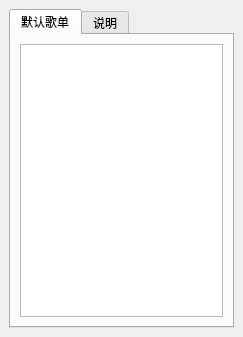
<?xml version="1.0" encoding="UTF-8"?>
<ui version="4.0">
 <class>ListWidget</class>
 <widget class="QMainWindow" name="ListWidget">
  <property name="geometry">
   <rect>
    <x>0</x>
    <y>0</y>
    <width>243</width>
    <height>337</height>
   </rect>
  </property>
  <property name="windowTitle">
   <string>播放列表</string>
  </property>
  <widget class="QWidget" name="centralwidget">
   <layout class="QVBoxLayout" name="verticalLayout">
    <item>
     <widget class="QTabWidget" name="tabWidget">
      <property name="currentIndex">
       <number>0</number>
      </property>
      <widget class="QWidget" name="tab">
       <attribute name="title">
        <string>默认歌单</string>
       </attribute>
       <layout class="QHBoxLayout" name="horizontalLayout">
        <item>
         <widget class="QListWidget" name="listWidget"/>
        </item>
       </layout>
      </widget>
      <widget class="QWidget" name="tab_2">
       <property name="enabled">
        <bool>true</bool>
       </property>
       <attribute name="title">
        <string>说明</string>
       </attribute>
       <widget class="QPlainTextEdit" name="plainTextEdit">
        <property name="geometry">
         <rect>
          <x>0</x>
          <y>0</y>
          <width>191</width>
          <height>281</height>
         </rect>
        </property>
        <property name="sizePolicy">
         <sizepolicy hsizetype="Preferred" vsizetype="Preferred">
          <horstretch>0</horstretch>
          <verstretch>0</verstretch>
         </sizepolicy>
        </property>
        <property name="readOnly">
         <bool>true</bool>
        </property>
        <property name="plainText">
         <string>介绍：
一款简易的绿色音乐播放器，无需安装，用完即走，不留痕迹。
使用说明：
从左至右三个按纽分别为 选择文件、播放/暂停、查看/隐藏歌单，将鼠标停留在按钮上会显示提示。
1.添加音乐文件：点击选择文件按钮进行单个或多个选择即可，也可以直接拖放文件到软件窗口中自动识别添加文件，添加完成后会自动循环播放刚才添加的音乐；
2.调节音量：将鼠标停留在播放器界面时，滚动鼠标滚轮即可调节音量，默认70%的音量。
3.暂停播放：点击暂停按钮可以暂停播放，再次点击可恢复播放
4.点击歌单按钮可以查看播放列表
5.退出：点击右上角关闭按钮（“ X ”）

使用过程中有任何问题或建议请发邮件到我下方的邮箱，说不定下次更新你就上榜了哟。
Contact with E-mail:
kearneyback@gmail.com</string>
        </property>
       </widget>
      </widget>
     </widget>
    </item>
   </layout>
  </widget>
 </widget>
 <resources/>
 <connections/>
</ui>
